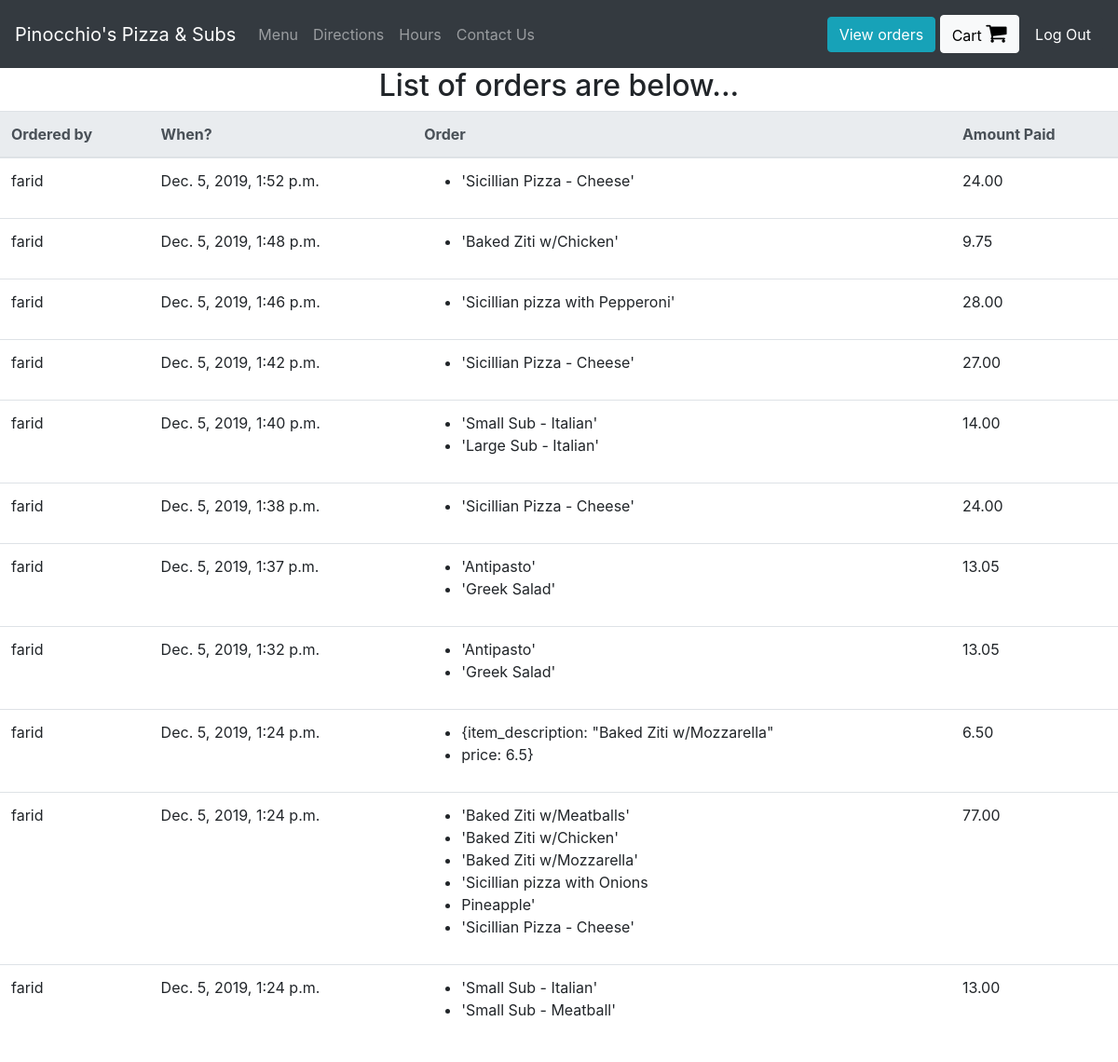
The app's page /view-orders (signed in), older data.
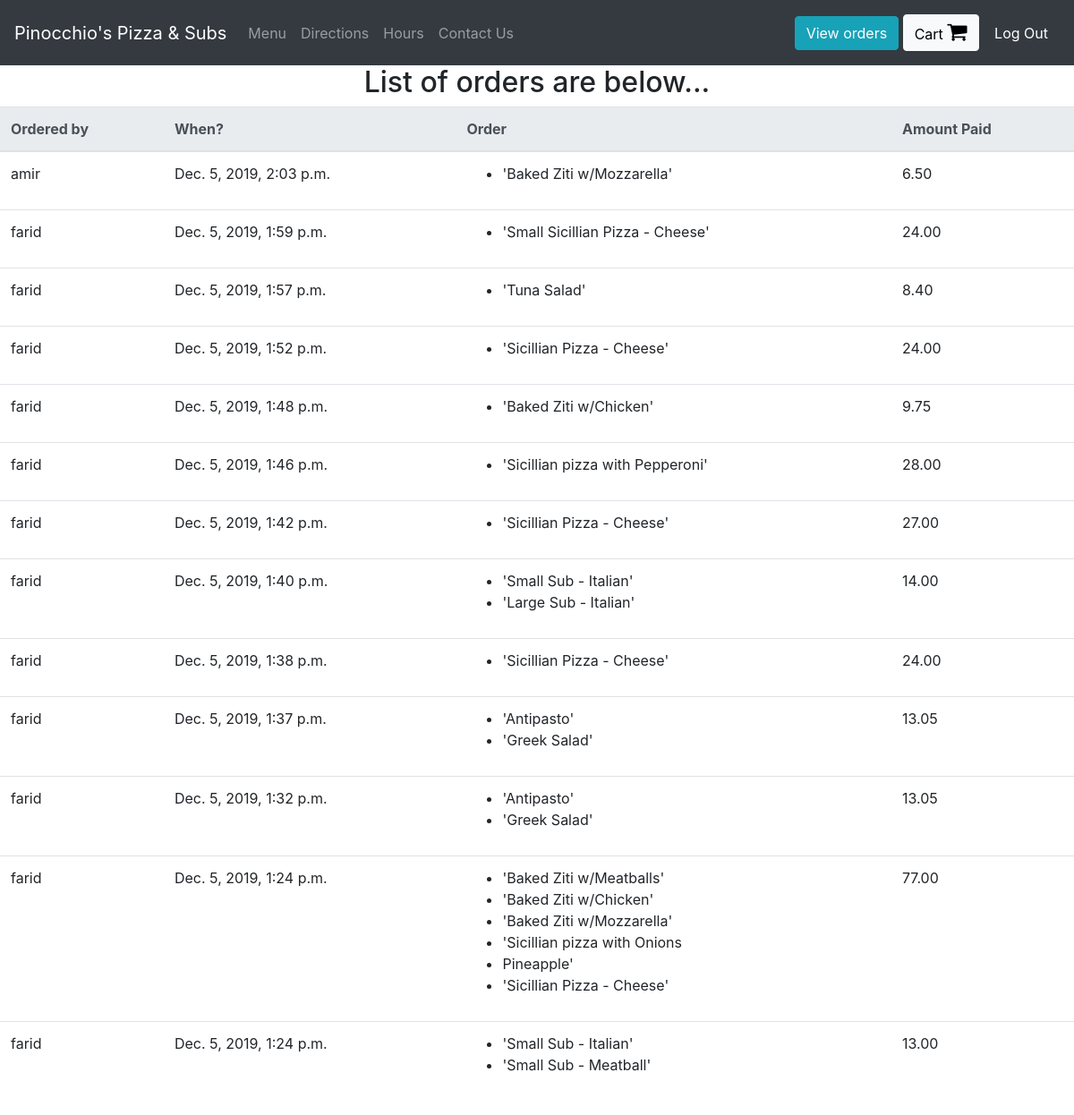
The same page, newer data.
### orders/models.py (models this page shows, shortened)
class UserOrder(models.Model):
    username = models.CharField(max_length=200) #who placed the order
    order = models.TextField() #this will be a string representation of the cart from localStorage
    price = models.DecimalField(max_digits=6, decimal_places=2) #how much was the order
    time_of_order  = models.DateTimeField(default=datetime.now, blank=True)

### orders/views.py (the view)
# urls.py: path("view-orders", views.view_orders, name="view_orders"),
def view_orders(request):
    if request.user.is_superuser:
        rows = UserOrder.objects.all().order_by('-time_of_order')
        return render(request, "orders/orders.html", context = {"rows":rows})
    else:
        orders = UserOrder.objects.all().filter(username = request.user.username).order_by('-time_of_order')
        return render(request, "orders/orders.html", context = {"orders":orders})

### orders/templatetags/custom_tags.py (called while the page is built)
@register.filter(name="format_cart")
def format_cart(value):
    return value[1:-1].split(",")

### orders/templates/orders/orders.html
{% extends 'orders/header.html' %}
{% load custom_tags %}
{% block content %}
<div class="container-fluid">
  <div class="row justify-content-center">
    <h2>List of orders are below...</h2>
    <table class="table">
        <thead class="thead-light">
        <tr>
          <th scope="col">Ordered by</th>
          <th scope="col">When?</th>
          <th scope="col">Order</th>
          <th scope="col">Amount Paid</th>
        </tr>
        </thead>
        <tbody>
          {% for row in rows %}
            <tr>
              <td>{{row.username}}</td>
              <td>{{row.time_of_order}}</td>
              <td>
                <ul>
                  {% for item in row.order|format_cart %}
                    <li>{{item}}</li>
                  {% endfor %}
                </ul>
              </td>
              <td>{{row.price}}</td>
            </tr>
          {% endfor %}
        </tbody>
    </table>
  </div>
</div>
{% endblock %}

### orders/templates/orders/header.html (shortened to what this page needs)
<!doctype html>
<html lang="en">
  <head>
    <link rel="stylesheet" href="https://stackpath.bootstrapcdn.com/bootstrap/4.3.1/css/bootstrap.min.css">
    <link rel="stylesheet" href="https://cdnjs.cloudflare.com/ajax/libs/font-awesome/4.7.0/css/font-awesome.min.css">
    <link href="https://cdnjs.cloudflare.com/ajax/libs/toastr.js/latest/toastr.min.css" rel="stylesheet"/>
    {% load static %}
    <link rel="stylesheet" href="{% static 'orders/main.js' %}">
  </head>
  <body>
    <nav class="navbar navbar-expand-lg navbar-dark bg-dark">
      <a class="navbar-brand" href="#">Pinocchio's Pizza & Subs</a>
      <div class="collapse navbar-collapse" id="navbarText">
        {% if user.is_authenticated %}
        <ul class="navbar-nav mr-auto">
          <li class="nav-item">
            <a class="nav-link" href="/">Menu</a>
          </li>
          <li class="nav-item">
            <a class="nav-link" href="/directions">Directions</a>
          </li>
          <li class="nav-item">
            <a class="nav-link" href="/hours">Hours</a>
          </li>
          <li class="nav-item">
            <a class="nav-link" href="/contact">Contact Us</a>
          </li>
        </ul>
        <span class="navbar-text">
          <a href="/view-orders" class="btn btn-info">View orders</a>
          <a href="/cart" class="btn btn-light" style="color:black;">Cart <i class="fa fa-shopping-cart" style="font-size:24px;"></i></a>
          <a href="/logout" class="btn btn-dark">Log Out</a>
        </span>
        {% endif %}
      </div>
    </nav>
    {% block content %}
    {% endblock %}
  </body>
</html>

Row changes from the older to the newer data that the page shows:
removed UserOrder: username "farid", time_of_order "Dec. 5, 2019, 1:24 p.m.", order "{item_description: \"Baked Ziti w/Mozzarella\"" "price: 6.5}", price "6.50"
added UserOrder: username "amir", time_of_order "Dec. 5, 2019, 2:03 p.m.", order "'Baked Ziti w/Mozzarella'", price "6.50"
added UserOrder: username "farid", time_of_order "Dec. 5, 2019, 1:59 p.m.", order "'Small Sicillian Pizza - Cheese'", price "24.00"
added UserOrder: username "farid", time_of_order "Dec. 5, 2019, 1:57 p.m.", order "'Tuna Salad'", price "8.40"
